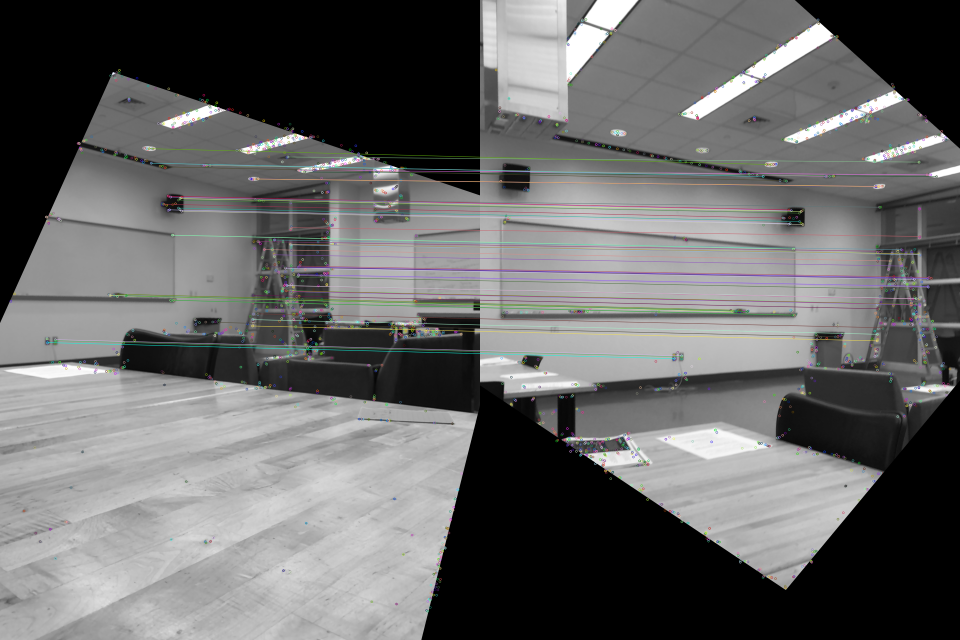
#> input picture data/Documents/2019-07-29-14-42-10/correspondence.png, 2880 x 1920 px, given in place of 2019-07-26-15-56-44align-image.png, which was not available (shown at 1/3 size)
$ python debug-clew-cv.py
#> lines starting #> are read from the running program, lines starting #| are printed output that depends on the picture; pictures that were not available may be replaced by others from this repository, and a replacement may not be noted
#!/usr/bin/env python

import cv2
import numpy as np
from scipy.spatial.transform import Rotation as R


# path='AppData/Documents/2019-07-25-15-25-52/'
path='AppData/Documents/2019-07-26-15-56-44'
print(path + 'align-image.png')
image1 = cv2.imread(path + 'align-image.png', 0)
#> image1: shape (1920, 2880); min 0, max 255, mean 103.7
image2 = cv2.imread(path + 'camera-image.png', 0)
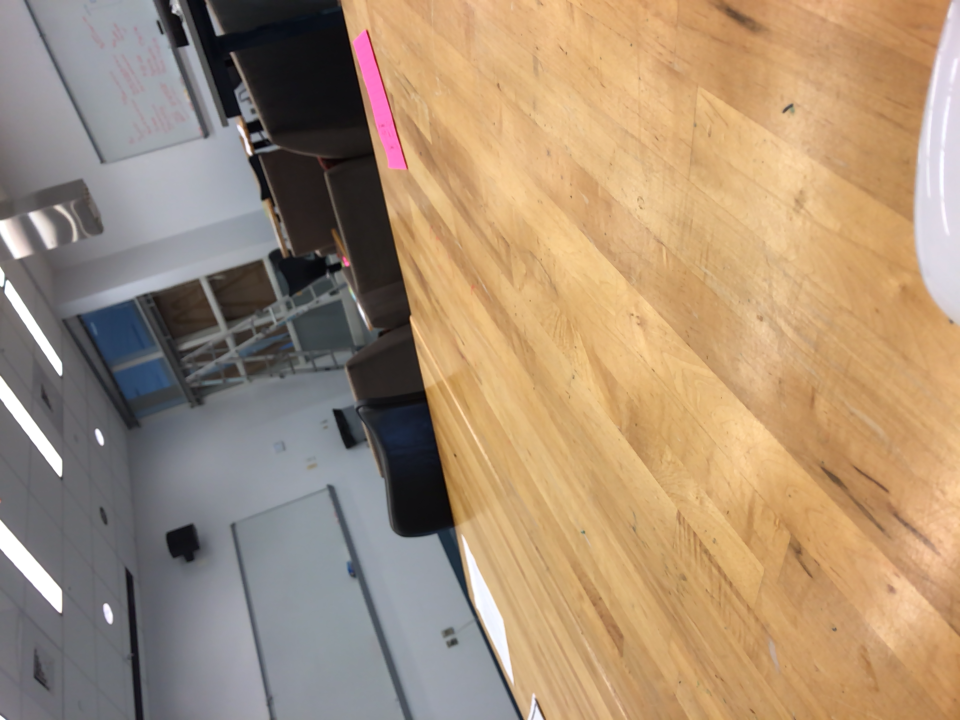
#> input picture data/Documents/2019-07-29-14-42-10/align-image.png, 1920 x 1440 px, given in place of 2019-07-26-15-56-44camera-image.png, which was not available (shown at 1/2 size)
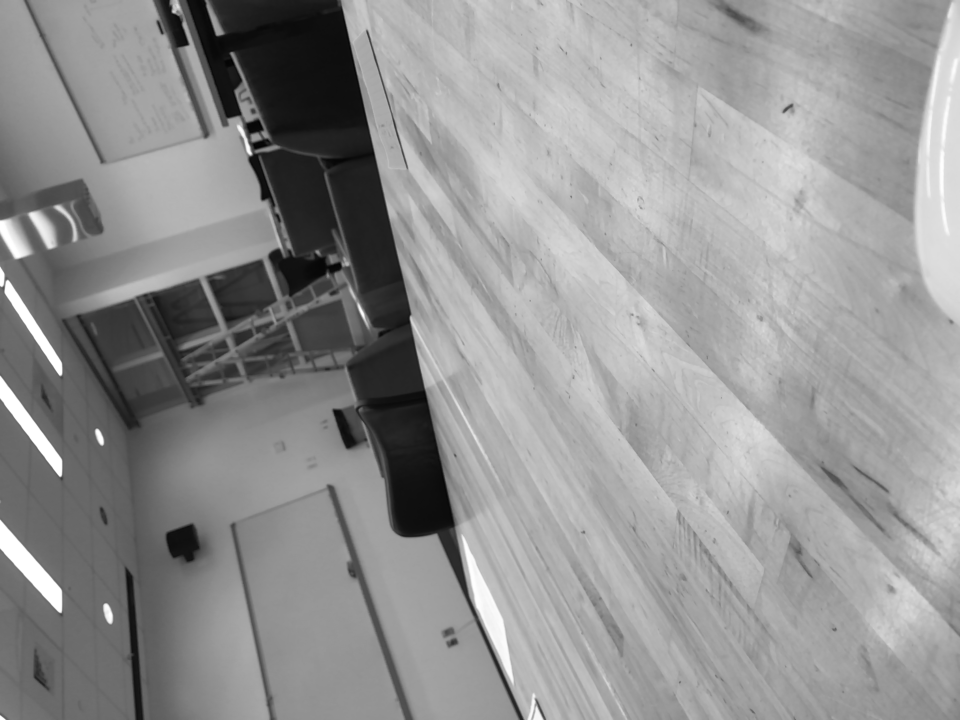
#> image2: shape (1440, 1920) (shown at 1/2 size); min 0, max 255, mean 146.8

image1 = cv2.rotate(image1, cv2.ROTATE_90_CLOCKWISE)
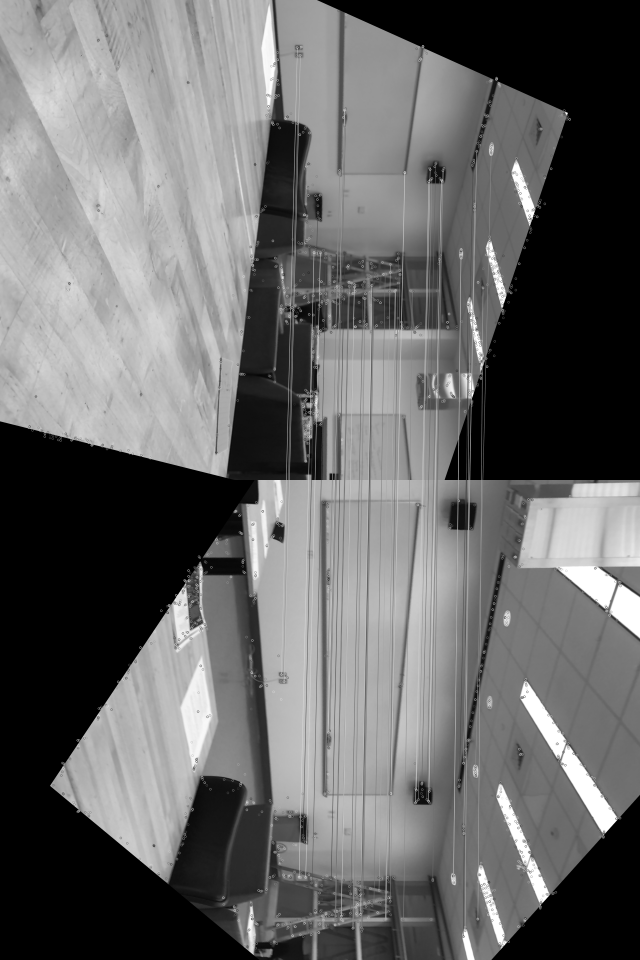
#> image1: shape (2880, 1920) (shown at 1/3 size); min 0, max 255, mean 103.7
image2 = cv2.rotate(image2, cv2.ROTATE_90_CLOCKWISE)
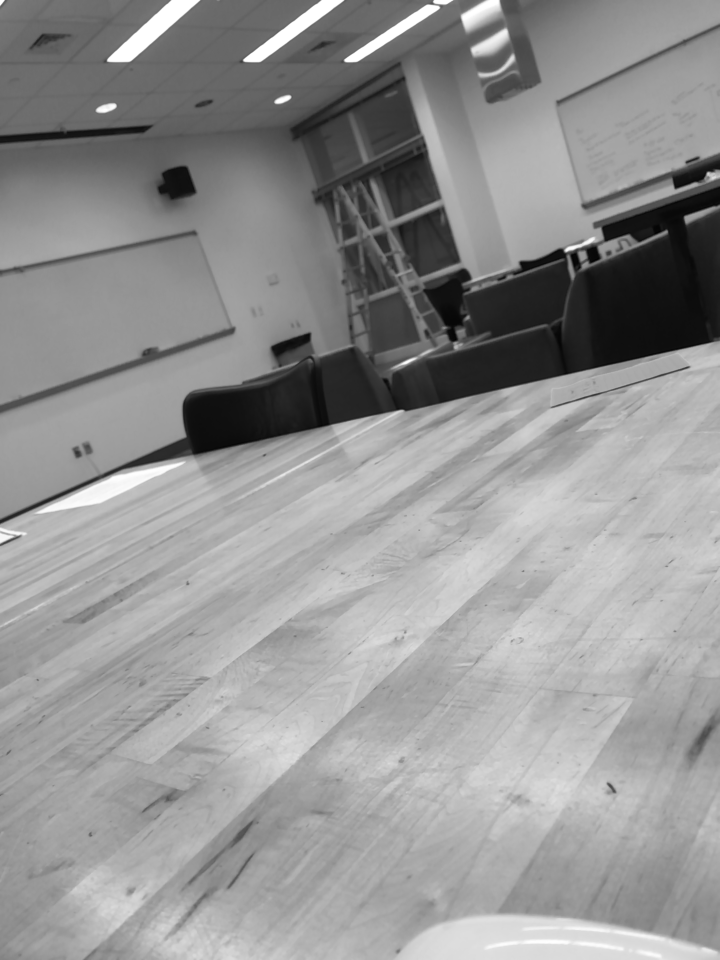
#> image2: shape (1920, 1440) (shown at 1/2 size); min 0, max 255, mean 146.8


intrinsics1 = np.array([[1558.10254, 0, 719.077759],
                        [0, 1558.10254, 933.125976],
                        [0, 0, 1]])

intrinsics2 = intrinsics1

# pose1 = np.array([[0.136009559, -0.988509237, 0.0659611151, 0],
#                   [0.545460939, 0.0191378202, -0.837917745, 0],
#                   [0.827027082, 0.149944037, 0.541796088, 0],
#                   [0.762800991, -0.0225746147, -0.982956528, 0.99999988]]).T

# pose2 = np.array([[0.609848022, - 0.773755192, 0.17143032, 0],
#                   [0.780520796, 0.623892009, 0.0393198319, 0],
#                   [-0.137377933, 0.109825782, 0.984411239, 0],
#                   [0.00732497917, 0.0535333417, 0.0273590703, 0.99999994]]).T

pose1 = np.array(((-0.227074564, -0.925714254, -0.302473277, 0),
                  (0.873773694, -0.0565025322, -0.483039618, 0),
                  (0.430066198, -0.373979062, 0.821695268, 0),
                  (-0.107774988, 0.0566815138, 0.0857271701, 1.00000012))).T

pose2 = np.array(((0.0855018944, -0.662365019, 0.74428618, 0),
         (-0.742346584, -0.5406003, -0.395819247, 0),
         (0.664538026, -0.51867497, -0.537926674, 0),
         (-0.260924339, 0.360042274, 0.354705989, 0.99999988))).T

#> (the run stopped early here; a loop or call above may not have finished)
